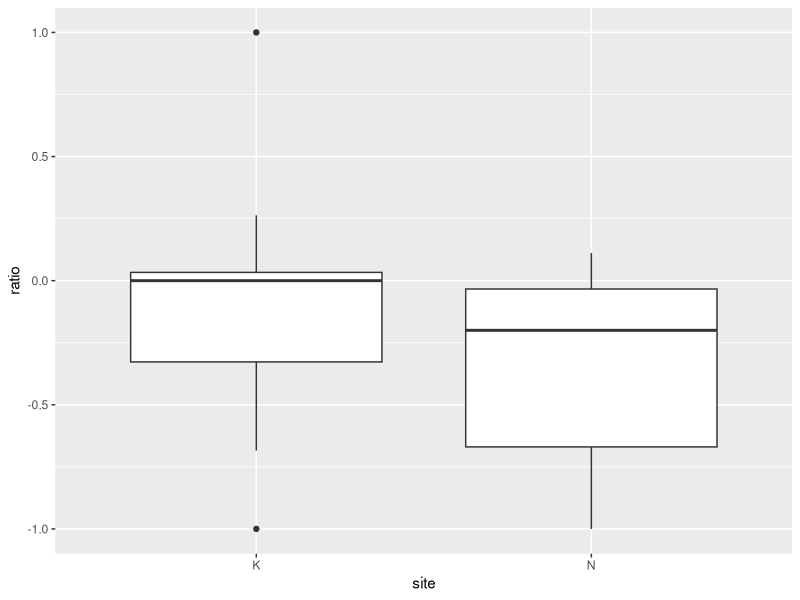
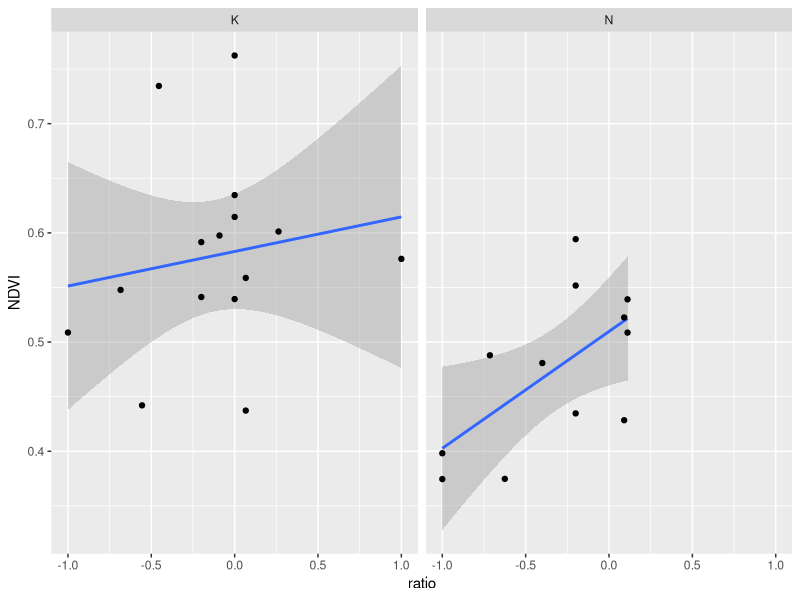
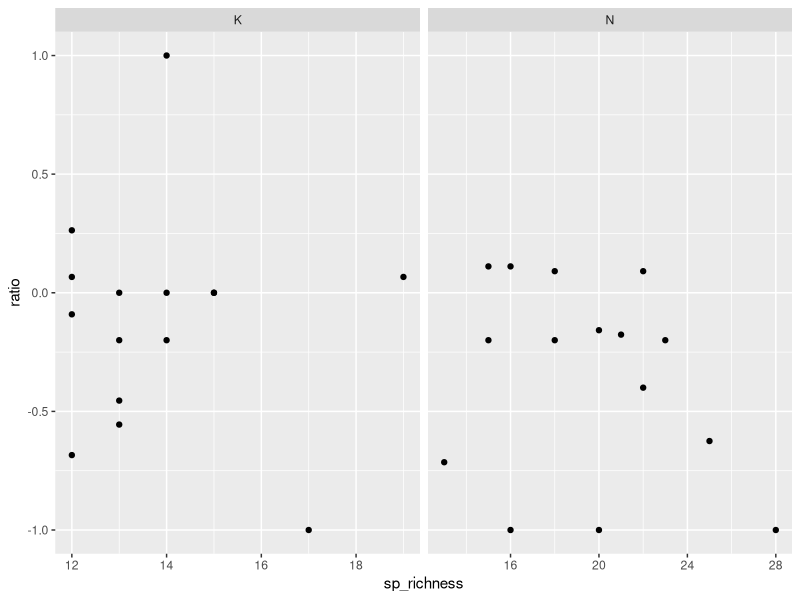
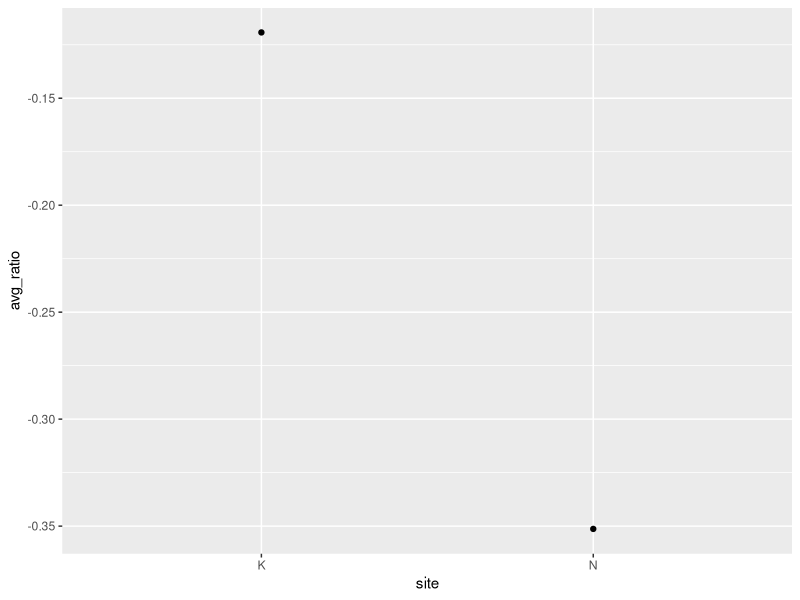
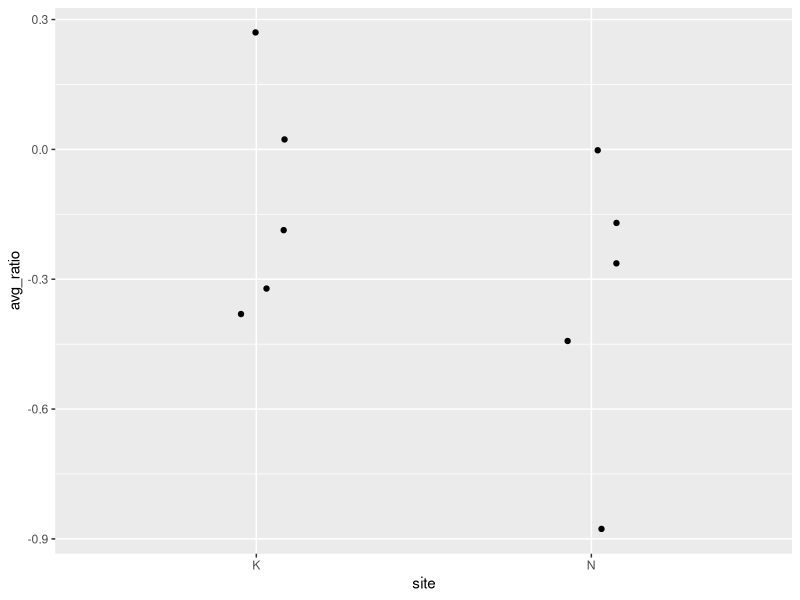
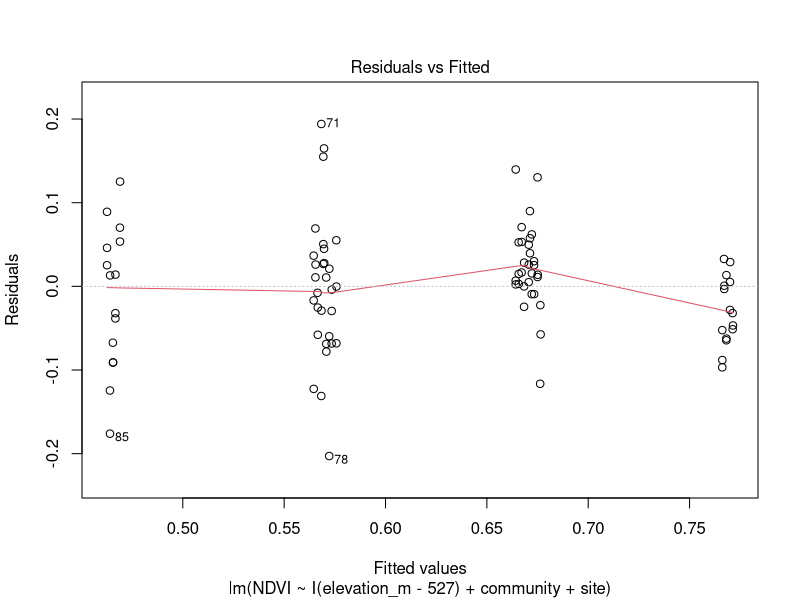
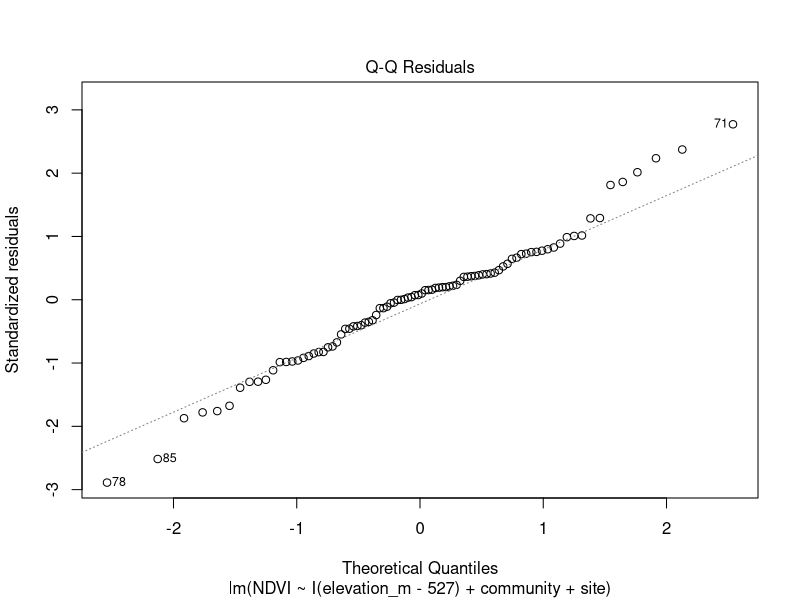
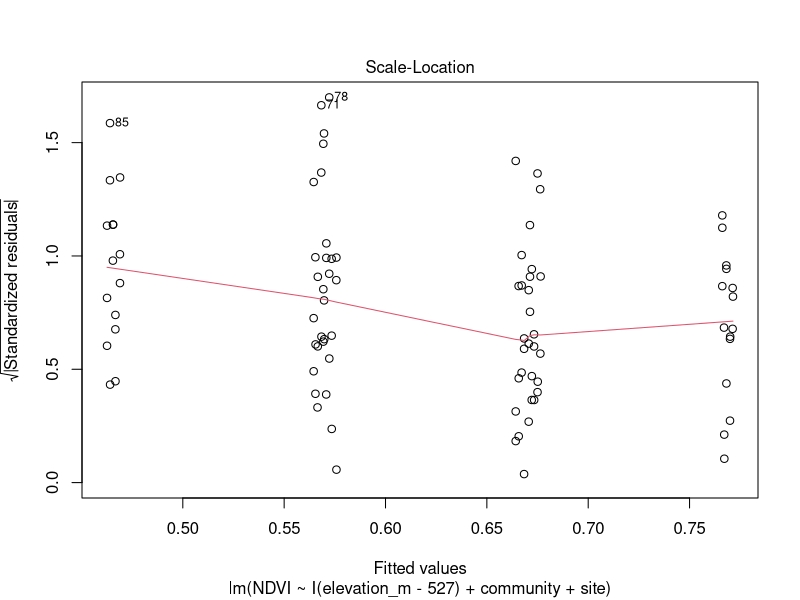

Write R code to recreate these figures, in order. (Note: this script raises an error after producing the figures.)
## Statistics for Group 6 Arctic Ecosystems Project
## Emma Gemal

### Library ----
library(tidyverse)
library(lmtest)  # for Breusch-Pagan test for homoskedasticity 


### Data ----
sp.full <- read.csv("Data/sp_data.csv", header = T, strip.white = T)
plot.full <- read.csv("Data/plot_data.csv", header = T)

### Data Exploration ----
str(sp.full)
str(plot.full)

## Seeing if any names are inconsistent 
unique(sp.full$species_id)  
unique(sp.full$community)   

unique(plot.full$community)
unique(plot.full$elevation_cat)
# looks good 


### Species Richness Calculation ----
sp.full <- sp.full %>% 
              group_by(site, elevation_cat, community, plot_nr) %>% 
              mutate(sp_richness = length(unique(species_id))) %>% 
              ungroup()

str(sp.full)

rich <- sp.full %>% 
          dplyr::select(site, elevation_cat, community, plot_nr, sp_richness) %>% 
          distinct()
rich
rich %>% 
  group_by(elevation_cat, site, community) %>%
  summarise(no_rows = length(elevation_cat))   # checking we have all the plots 


### Analysis Data ---- 
ndvi.rich <-full_join(plot.full, rich)
head(ndvi.rich)

# fixing the order of elevations to be accurate to the height (= for plotting)
ndvi.rich <- ndvi.rich %>% 
                mutate(elevation_cat = as.factor(elevation_cat)) %>% 
                mutate(elevation_cat = factor(elevation_cat, 
                                              levels = c("L", "LM", "M", "MH", "H")))
str(ndvi.rich)


### Moss:Lichen Ratio ----
## Looking at ratio of moss to lichen in cryptogram plots 
crypto <- sp.full %>% 
            filter(sp_group == "lichen" | sp_group == "moss and liverwort") %>% 
            filter(coverage > 0)

crypto <- crypto %>% 
            dplyr::select(site, elevation_cat, community, plot_nr, sp_group, coverage) %>% 
            pivot_wider(names_from = sp_group, values_from = coverage) 

crypto <- crypto %>%  
            mutate(lichen = replace_na(lichen, 0)) %>% 
            mutate(`moss and liverwort` = replace_na(`moss and liverwort`, 0)) %>% 
            mutate(moss_liverwort = `moss and liverwort`) %>% 
            dplyr::select(!`moss and liverwort`)

# calculating the ratio (normalized)
crypto <- crypto %>%  
            mutate(ratio = (moss_liverwort-lichen)/(moss_liverwort+lichen))  
    # -1 = more lichen, +1 = more moss 

# adding back NDVI
crypto <- left_join(crypto, plot.full, by = c("site", "elevation_cat", "community", "plot_nr")) 
crypto <- crypto %>% 
            dplyr::select(site, elevation_cat, elevation_m, community, plot_nr, ratio, NDVI) %>% 
            filter(community == "C")  # only interested in this community 


# plotting 
ggplot(crypto, aes(x = site, y = ratio)) + 
  geom_boxplot()  # seems to be similar, but slightly higher ratio in K than N (more moss)

ggplot(crypto, aes(x = ratio, y = NDVI)) +
  stat_smooth(method = "lm") +
  geom_point() +
  facet_wrap(~site)  # higher NDVI in K, more plots with moss dominance in K than in N 


### adding richness to see if it correlates ###
crypt.rich <- ndvi.rich %>% 
                filter(community == "C")
crypto2 <- left_join(crypto, crypt.rich)
str(crypto2)

ggplot(crypto2, aes(x = sp_richness, y = ratio)) +
  geom_point() +
  facet_wrap(~site, scales = "free_x")

summary(lm(ratio ~ sp_richness*site, data = crypto2))  # no effect of ratio of lichens on richness

# calculating average ratio
  # by site only
crypto_sum <- crypto %>% 
                group_by(site) %>% 
                summarize(avg_ratio = mean(ratio))

ggplot(crypto_sum, aes(x = site, y = avg_ratio)) + 
  geom_point()

  # by elevation and site 
crypto_sum2 <- crypto %>% 
                  group_by(site, elevation_cat) %>% 
                  summarize(avg_ratio = mean(ratio))

ggplot(crypto_sum2, aes(x = site, y = avg_ratio)) + 
  geom_jitter(width = 0.1)



### Statistical Analysis ----
## Moss:Lichen Ratio -- 
shapiro.test(crypto$ratio)   # not normal itself 
t.test(ratio ~ site, data = crypto)  # not a significant difference though between sites 

shapiro.test(resid(lm(ratio ~ site*elevation_m, data = crypto)))  # normal residuals 
summary(lm(ratio ~ elevation_m*site, data = crypto))  # no significant differences 

shapiro.test(resid(lm(NDVI ~ ratio, data = crypto)))  # normal
summary(lm(NDVI ~ ratio, data = crypto))  # no significant differences 


## Basic Stats --
anova(lm(NDVI ~ elevation_cat, data = ndvi.rich))
summary(lm(NDVI ~ elevation_m, data = ndvi.rich))  # NDVI doesn't increase with elevation
                                                      # p = 0.698, R2 = 0.0017! SO LOW 

summary(lm(avg_height ~ elevation_m, data = ndvi.rich))  # height doesn't change with elevation
                                                          # but a trend towards a decline in height
                                                          # higher up (p = 0.0695, slope = -0.019 cm)

summary(lm(sp_richness ~ elevation_m, data = ndvi.rich))  # richness declines significantly with 
                                                            # elevation (p = 0.0260, slope = 0.0099)

t.test(NDVI ~ site, data = ndvi.rich)  # NDVI is significantly lower in Nissonjokk (dry)
                                          # p = 3.214e-5, DF = 82, t = 4.4011
                                          # mean K = 0.669, mean N = 0.568
 
t.test(avg_height ~ site, data = ndvi.rich)  # height is not different between the sites
                                                # p = 0.8604, DF = 85, t = -0.176

t.test(sp_richness ~ site, data = ndvi.rich)  # richness is significantly lower in Katterjokk (wet)
                                                # p = 3.747e-9, DF = 79, t = -6.633
                                                # mean K = 13.24 spp, mean N = 17.89 spp 


## Multiple Linear Regression -- 
# for all models, adding I(elevation_m-527) means 527 = elevation 1, so it doesn't estimate from
    # 0 m a.s.l. because that's not where our area is 

# NDVI ~ temperature, precipitation and community 
lm2 <- lm(NDVI ~ I(elevation_m-527) + community + site, data = ndvi.rich)
plot(lm2)  # some potential outliers, but won't remove 
shapiro.test(resid(lm2))   # normally distributed, p > 0.05 
bptest(lm2)   # no heteroskedasticity 
summary(lm2)

lm2int <- lm(NDVI ~ I(elevation_m-527)*community*site, data = ndvi.rich)
plot(lm2int2)  # some potential outliers, but won't remove 
shapiro.test(resid(lm2int2))   # normally distributed, p > 0.05 
bptest(lm2int2)   # no heteroskedasticity 
summary(lm2int2)

# seeing which structure is better
AIC(lm2, lm2int)  # lm2int is best 

# NDVI ~ temperature, precipitation, community and richness
lm3 <- lm(NDVI ~ I(elevation_m-527)*community*site + sp_richness, data = ndvi.rich)
plot(lm3)  # also a few potential outliers
shapiro.test(resid(lm3))   # normal, p > 0.05 
bptest(lm3)   # no heteroskedasticity 

lm3int <- lm(NDVI ~ I(elevation_m-527)*community*site*sp_richness, data = ndvi.rich)
plot(lm3int)  # also a few potential outliers
shapiro.test(resid(lm3int))   # normal, p > 0.05 
bptest(lm3int)   # no heteroskedasticity 

# NDVI ~ temperature, precipitation, community and height 
lm4 <- lm(NDVI ~ I(elevation_m-527)*community*site + avg_height, data = ndvi.rich)
plot(lm4)  # also a few potential outliers
shapiro.test(resid(lm4)) # normal, p > 0.05
bptest(lm4)   # no heteroskedasticity  

lm4int <- lm(NDVI ~ I(elevation_m-527)*community*site*avg_height, data = ndvi.rich)
plot(lm4int)  # also a few potential outliers
shapiro.test(resid(lm4int)) # NOT normal, p < 0.05, don't use!!
bptest(lm4int)   # no heteroskedasticity  

# NDVI ~ temperature, precipitation, community, richness and height
lm5 <- lm(NDVI ~ I(elevation_m-527)*community*site + sp_richness + avg_height, data = ndvi.rich)
plot(lm5)  # also a few potential outliers
shapiro.test(resid(lm5)) # normal, p > 0.05
bptest(lm5)   # no heteroskedasticity  

lm5int <- lm(NDVI ~ I(elevation_m-527)*community*site*sp_richness + avg_height, data = ndvi.rich)
plot(lm5int)  # also a few potential outliers
shapiro.test(resid(lm5int)) # normal, p > 0.05
bptest(lm5int)   # no heteroskedasticity  

lm5int2 <- lm(NDVI ~ I(elevation_m-527)*community*site*avg_height*sp_richness, 
             data = ndvi.rich)
plot(lm5int2)  # also a few potential outliers
shapiro.test(resid(lm5int2)) # NOT normal, p < 0.05, don't use!!
bptest(lm5int2)   # no heteroskedasticity 

# Null model 
nullmod1 <- lm(NDVI ~ 1, data = ndvi.rich)


# Comparison of models
AIC(lm2, lm2int, lm3, lm3int, lm4, lm4int, lm5, lm5int, lm5int2, nullmod1)
  # lowest = lm4int (DF = 25 though)
  # next best (simpler, lower DF) = lm3, lm4, lm2int (all within 2 units)

summary(lm4int)  # too many variables 

summary(lm4)  # height included, nearly significant (but still not)
summary(lm3)  # richness included, nearly significant (but still not)
summary(lm2int)  # no richness nor height 

anova(lm4, lm3)
anova(lm4, lm2int)
anova(lm3, lm2int)

## interpretation ## 
anova(lm2int)
summary(lm2int)   # to get detailed results 

# site and community only
aovlm <- aov(NDVI ~ community*site, data = ndvi.rich)
TukeyHSD(aovlm)

# splitting by site to get direct result of community 
aovlmK <- ndvi.rich %>% filter(site == "K") 
aovlmK <- aov(NDVI ~ community, data = aovlmK)
aovlmN <- ndvi.rich %>% filter(site == "N")
aovlmN <- aov(NDVI ~ community, data = aovlmN)

TukeyHSD(aovlmK)
TukeyHSD(aovlmN)

# splitting by community to get direct result of site 
Ctest <- ndvi.rich %>% filter(community == "C") 
t.test(NDVI ~ site, data = Ctest)
Stest <- ndvi.rich %>% filter(community == "S")
t.test(NDVI ~ site, data = Stest)
Ttest <- ndvi.rich %>% filter(community == "T")
t.test(NDVI ~ site, data = Ttest)

TukeyHSD(aovlmK)
TukeyHSD(aovlmN)



## HOW TO INTERPRET:
# elevation = slope for C
# community = intercept diff for S and T compared to C
# siteN = intercept diff for C in site N 
# elevation:community = difference in slope for S and T compared to C (C slope + other slope)
# community:site = difference in intercept for S and T compared to C (C int + other int)
# elevation:community:site = difference in slope in site N for each community compared to C in K

# difference usually calculated as base + new (+ new)
    # where base = intercept estimate or elevation estimate 
    # and new is the value for a different community, and (+ new) is for another site 

# p-values = whether the difference described is significant 


## Model results --
# in Katterjokk, mean NDVI is significantly higher in short shrubs than cryptograms (C int = 0.5397, 
    # S int = 0.7268, p = 1.25e-5)
# in Katterjokk, NDVI is the highest in tall shrubs, but not significantly greater than short 
    # shrubs (SE is too big = encompasses short shrub value), but it's significantly higher than 
    # cryptogams (T int = # 0.7294, p = 1.03e-5)
# mean NDVI is not significantly different (not lower nor higher) in Nissonjokk for short nor tall
    # shrubs (S: p = 0.0903, T: p = 0.592), but mean NDVI is significantly lower in Nissonjokk for
    # cryptogams (p = 0.00417, int = 0.4191)

# elevation had no effect on cryptogam NDVI in Katterjokk, but there is a trend towards an increase 
    # (slope = 3.579e-4, SE = high (2.024e-4), p = 0.0809), and the same is true for Nissonjokk 
    # since there was no significant interaction effect between elevation and siteN (p = 0.690)
# for short shrubs, elevation also had no effect on NDVI in Katterjokk since the slope is not 
    # significantly different from that of cryptogams (p = 0.390, slope = 1.097e-4), and this was 
    # also the case in Nissonjokk (p = 0.864, slope = 4.504e-5)
# for tall shrubs, increased elevation significantly reduced NDVI in Katterjokk, since there is a
    # significantly different effect compared to cryptogams and the slope is negative (p = 0.0164,
    # slope = -3.464e-4), but for Nissonjokk tall shrubs did not significantly differ in their
    # relationship with elevation to cryptogams and therefore there is no effect of elevation on 
    # NDVI in Nissonjokk (p = 0.44806, slope = -5.88e-5)

# adjusted R2 = 0.6828



## Effects of richness and height --
# NDVI ~ richness and community
lm6 <- lm(NDVI ~ community*sp_richness, data = ndvi.rich)
plot(lm6)  # also a few potential outliers
shapiro.test(resid(lm6)) # normal, p > 0.05 
bptest(lm6)   # no heteroskedasticity 

# NDVI ~ richness, community, site
lm6int <- lm(NDVI ~ community*sp_richness*site, data = ndvi.rich)
plot(lm6int)  # also a few potential outliers
shapiro.test(resid(lm6int)) # NOT normal, p < 0.05, makes sense (need poisson)
bptest(lm6int)   # no heteroskedasticity 

# NDVI ~ richness and height 
lm7 <- lm(NDVI ~ sp_richness + avg_height, data = ndvi.rich)
plot(lm7)  # some potential outliers, but won't remove 
shapiro.test(resid(lm7))   # normally distributed, p > 0.05  
bptest(lm7)   # no heteroskedasticity 

lm7int <- lm(NDVI ~ sp_richness*avg_height, data = ndvi.rich)
plot(lm7int)  # also a few potential outliers
shapiro.test(resid(lm7int)) # normal, p > 0.05 
bptest(lm7int)  # no heteroskedasticity

# NDVI ~ height and community
lm8 <- lm(NDVI ~ avg_height*community, data = ndvi.rich)
plot(lm8)  # also a few potential outliers
shapiro.test(resid(lm8)) # normal, p > 0.05 
bptest(lm8)  # no heteroskedasticity

# NDVI ~ height, community, site
lm8int <- lm(NDVI ~ avg_height*community*site, data = ndvi.rich)
plot(lm8int)  # also a few potential outliers
shapiro.test(resid(lm8int)) # NOT normal, p > 0.05 
bptest(lm8int)  # no heteroskedasticity

# NDVI ~ richness, height and community 
lm9int <- lm(NDVI ~ sp_richness*avg_height*community, data = ndvi.rich)
plot(lm9int)  # also a few potential outliers
shapiro.test(resid(lm9int)) # NOT normal, p < 0.05 
bptest(lm9int)  # no heteroskedasticity

# NDVI ~ richness only
lm10 <- lm(NDVI ~ sp_richness, data = ndvi.rich)
plot(lm10)  # some potential outliers, but won't remove 
shapiro.test(resid(lm10))   # NOT normally distributed, p < 0.05, it's count data duh 
bptest(lm10)  # no heteroskedasticity though

# NDVI ~ height only 
lm11 <- lm(NDVI ~ avg_height, data = ndvi.rich)
plot(lm11)  # some potential outliers, but won't remove 
shapiro.test(resid(lm11))   # NOT normally distributed, p > 0.05  
bptest(lm11)  # no heteroskedasticity though 

AIC(lm3, lm3int, lm4, lm4int, lm5, lm5int, lm5int2, lm6, lm6int, lm7, lm7int, lm8, 
    lm8int, lm9int, lm10, lm11, nullmod1)
# lm4int = the best, but has 25 DF 
# lm8int = next best (13 DF = simpler)

anova(lm4int)
summary(lm4int)
# with elevation, height has some effects in a few places (particularly on tall shrubs)
summary(lm8int)
# height doesn't have any effect without elevation = not worth including 


## Looking at effects for only T -- 
# NDVI ~ height, community, site
ndvi.T <- ndvi.rich %>% 
              filter(community == "T")

# with elevation 
lm4int.T <- lm(NDVI ~ avg_height*site*I(elevation_m-527), data = ndvi.T)
summary(lm4int.T) 

# height ~ elevation*site 
lm.h1 <- lm(avg_height ~ I(elevation_m-527)*site, data = ndvi.T)
plot(lm.h1)  # also a few potential outliers
shapiro.test(resid(lm.h1)) # NOT normal, p < 0.05 
bptest(lm.h1)  # heteroskedasticity not present 
summary(lm.h1)

hist(ndvi.T$avg_height)  # kinda skewed

glm.h1 <- glm(avg_height ~ I(elevation_m-527)*site, family = Gamma(link = log), data = ndvi.T)
summary(glm.h1)  # no effect of anything other than community


t.test(avg_height ~ site, data = ndvi.T)
shapiro.test(resid(lm(avg_height ~ site, data = ndvi.T))) # NOT normal, p < 0.05 
bptest(lm(avg_height ~ site, data = ndvi.T))  # heteroskedasticity not present 

wilcox.test(avg_height ~ site, data = ndvi.T)   # non-parametric 


lm.h2 <- lm(avg_height ~ I(elevation_m-527), data = ndvi.T)
plot(lm.h2)  # also a few potential outliers
shapiro.test(resid(lm.h2)) # NOT normal, p < 0.05 
bptest(lm.h2)  # heteroskedasticity not present 

glm.h2 <- glm(avg_height ~ I(elevation_m-527), family = Gamma(link = log), data = ndvi.T)
summary(glm.h2)  

glm.null <- glm(avg_height ~ 1, family = Gamma(link = log), data = ndvi.T)

AIC(glm.h1, glm.h2, glm.null)  # best is glm.h1

Anova(glm.h1)
summary(glm.h1)  


## Looking at effects for only C -- 
# NDVI ~ height, community, site
ndvi.C <- ndvi.rich %>% 
            filter(community == "C")

# with elevation 
lm4int.C <- lm(NDVI ~ avg_height*site*I(elevation_m-527), data = ndvi.C)
summary(lm4int.C)   # no significant effect of height


# height ~ elevation*site 
lm.h1C <- lm(avg_height ~ I(elevation_m-527)*site, data = ndvi.C)
plot(lm.h1C)  # also a few potential outliers
shapiro.test(resid(lm.h1C)) # normal, p > 0.05 
bptest(lm.h1C)  # heteroskedasticity not present 

hist(ndvi.C$avg_height)  # kinda skewed, not too bad 

glm.h1C <- glm(avg_height ~ I(elevation_m-527)*site, Gamma(link = log), data = ndvi.C)
summary(glm.h1C)  


t.test(avg_height ~ site, data = ndvi.C)
shapiro.test(resid(lm(avg_height ~ site, data = ndvi.C))) # NOT normal, p < 0.05 
bptest(lm(avg_height ~ site, data = ndvi.C))  # heteroskedasticity IS present 

wilcox.test(avg_height ~ site, data = ndvi.C)   # non-parametric 


lm.h2C <- lm(avg_height ~ I(elevation_m-527), data = ndvi.C)
plot(lm.h2C)  # also a few potential outliers
shapiro.test(resid(lm.h2C)) # NOT normal, p < 0.05 
bptest(lm.h2C)  # heteroskedasticity not present 

glm.h2C <- glm(avg_height ~ I(elevation_m-527), Gamma(link = log), data = ndvi.C)
summary(glm.h2C)  

glm.nullC <- glm(avg_height ~ 1, Gamma(link = log), data = ndvi.C)

AIC(glm.h1C, glm.h2C, glm.nullC)  # null is best/ not worse than the others 
